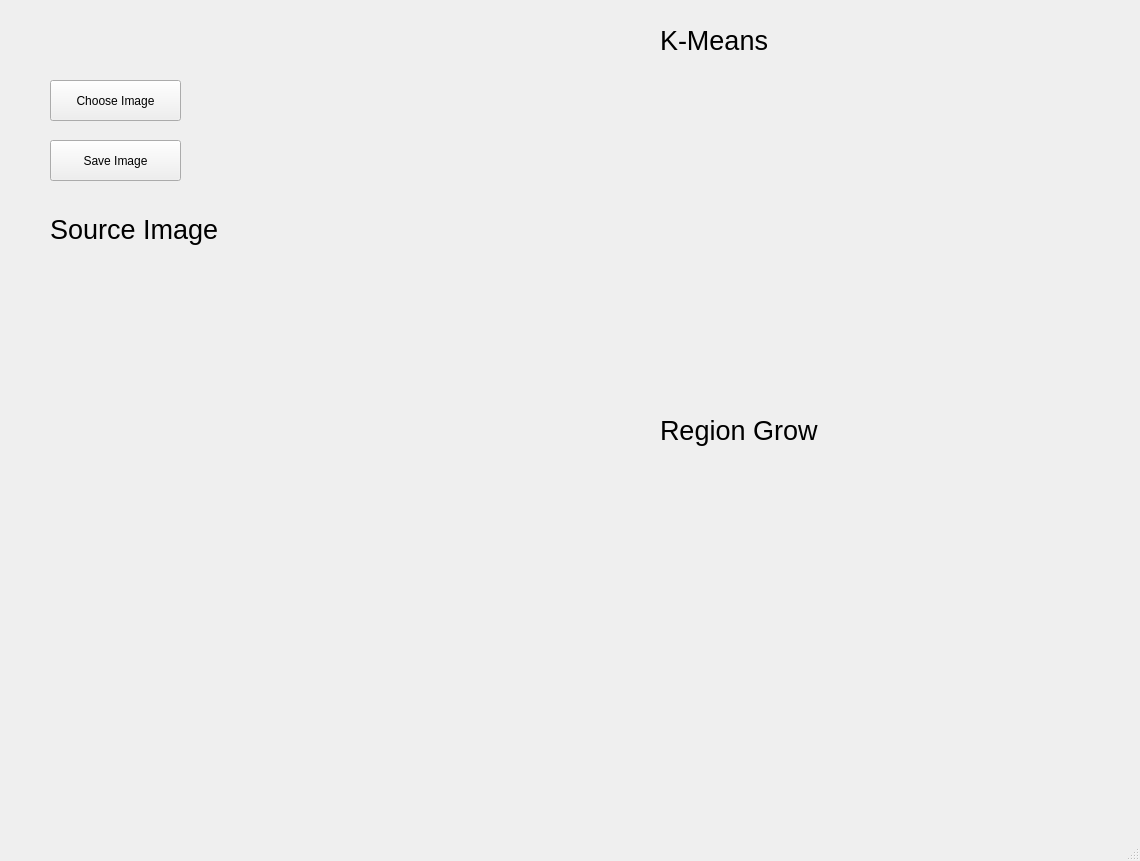
<?xml version="1.0" encoding="UTF-8"?>
<ui version="4.0">
 <class>MainWindow</class>
 <widget class="QMainWindow" name="MainWindow">
  <property name="geometry">
   <rect>
    <x>0</x>
    <y>0</y>
    <width>1140</width>
    <height>861</height>
   </rect>
  </property>
  <property name="windowTitle">
   <string>MainWindow</string>
  </property>
  <widget class="QWidget" name="centralwidget">
   <widget class="QPushButton" name="choose_image_button">
    <property name="geometry">
     <rect>
      <x>50</x>
      <y>80</y>
      <width>131</width>
      <height>41</height>
     </rect>
    </property>
    <property name="text">
     <string>Choose Image</string>
    </property>
   </widget>
   <widget class="QPushButton" name="save_image_button">
    <property name="geometry">
     <rect>
      <x>50</x>
      <y>140</y>
      <width>131</width>
      <height>41</height>
     </rect>
    </property>
    <property name="text">
     <string>Save Image</string>
    </property>
   </widget>
   <widget class="QLabel" name="kmean_label">
    <property name="geometry">
     <rect>
      <x>660</x>
      <y>20</y>
      <width>121</width>
      <height>40</height>
     </rect>
    </property>
    <property name="font">
     <font>
      <pointsize>20</pointsize>
     </font>
    </property>
    <property name="text">
     <string>K-Means</string>
    </property>
   </widget>
   <widget class="QLabel" name="region_grow_label">
    <property name="geometry">
     <rect>
      <x>660</x>
      <y>410</y>
      <width>181</width>
      <height>40</height>
     </rect>
    </property>
    <property name="font">
     <font>
      <pointsize>20</pointsize>
     </font>
    </property>
    <property name="text">
     <string>Region Grow</string>
    </property>
   </widget>
   <widget class="QLabel" name="source_image_frame">
    <property name="geometry">
     <rect>
      <x>50</x>
      <y>260</y>
      <width>320</width>
      <height>320</height>
     </rect>
    </property>
    <property name="text">
     <string/>
    </property>
    <property name="pixmap">
     <pixmap>example.jpg</pixmap>
    </property>
    <property name="scaledContents">
     <bool>true</bool>
    </property>
   </widget>
   <widget class="QLabel" name="kmean_image_frame">
    <property name="geometry">
     <rect>
      <x>660</x>
      <y>70</y>
      <width>320</width>
      <height>320</height>
     </rect>
    </property>
    <property name="text">
     <string/>
    </property>
    <property name="pixmap">
     <pixmap>example.jpg</pixmap>
    </property>
    <property name="scaledContents">
     <bool>true</bool>
    </property>
   </widget>
   <widget class="QLabel" name="region_grow_image_frame">
    <property name="geometry">
     <rect>
      <x>660</x>
      <y>460</y>
      <width>320</width>
      <height>320</height>
     </rect>
    </property>
    <property name="text">
     <string/>
    </property>
    <property name="pixmap">
     <pixmap>example.jpg</pixmap>
    </property>
    <property name="scaledContents">
     <bool>true</bool>
    </property>
   </widget>
   <widget class="QLabel" name="source_image_label">
    <property name="geometry">
     <rect>
      <x>50</x>
      <y>209</y>
      <width>191</width>
      <height>41</height>
     </rect>
    </property>
    <property name="font">
     <font>
      <pointsize>20</pointsize>
     </font>
    </property>
    <property name="text">
     <string>Source Image</string>
    </property>
   </widget>
  </widget>
  <widget class="QStatusBar" name="statusbar"/>
 </widget>
 <resources/>
 <connections/>
</ui>
